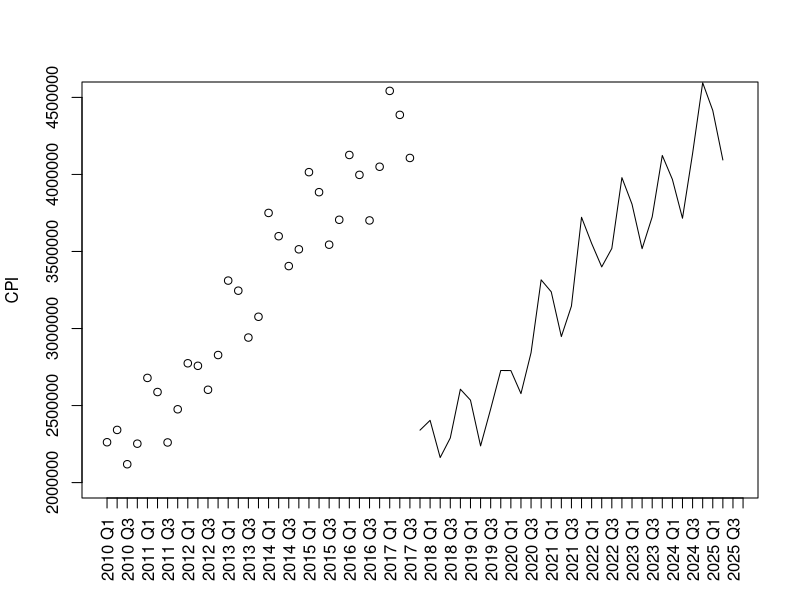

Reproduce this figure in R.
# allows reading of excel sheets
library(readxl)
# allows writing of excel sheets
library(writexl)
library(zoo)

excel_sheets('financial_recleaned.xlsx')
excel_sheets('new_stores.xlsx')

input_sheet = read_excel("financial_recleaned.xlsx", sheet=1, col_names = TRUE)
new_stores = read_excel("new_stores.xlsx", sheet=1, col_names = TRUE)

#new dataframe

# zoo sequence to name year/quarter
quarters <- as.yearqtr(2011 + seq(0, 30)/4)
format(quarters, "%Y Quarter %q")
quarters <-  as.numeric(quarters)


quarterly_indexes = c()
for (i in 0:90) {
  if (i%%3==0) {
    quarterly_indexes <- c(quarterly_indexes, 5+i)
  }
}

rev_used = as.numeric(t(input_sheet[7,quarterly_indexes]))
rev_wholesale = as.numeric(t(input_sheet[8,quarterly_indexes]))
rev_other = as.numeric(t(input_sheet[13,quarterly_indexes]))
rev_total = as.numeric(t(input_sheet[15,quarterly_indexes]))
#new_stores <- as.numeric(new_stores)
data <- data.frame(quarters, rev_used, rev_wholesale, rev_other, new_stores["nstores"], rev_total)
#rownames(data) <- quarters



fit <- lm(rev_total ~ quarters + rev_used, data=data)
#fit <- lm(rev_total ~ as.numeric(quarters), data=data)

summary(fit)
coef(fit)
x<-fitted(fit)

#c(data["rev_total"],rep(2011:2018))
#plot(c(data,rep(NA,12)),xaxt="n",ylab="CPI",xlab="",ylim=c(162,190))
#new.df <- data.frame(rev_used=c(3429247))
#predict(fit, )


#q <- as.numeric(quarters)
cpi<-c(rev_total)
#df <- data.frame(q,cpi)
#plot(df)+abline(lm(df$cpi~q))

#newQ <- as.data.frame(quarters)
#rep(newQ)

quarter<-rep(1:4,4)

plot(c(cpi,rep(NA,32)), xaxt="n", ylab="CPI",xlab="",ylim=c(2000000, 4500000))
#48, until 2025


#new_quarters <- as.yearqtr(2010 + seq(24, 47)/3)
#format(new_quarters, "%Y Quarter %q")
##new_quarters <-  as.numeric(new_quarters)
#newdata = data.frame(new_quarters)
#olddata = data.frame(quarters)

#old_data=data.frame(year=rep(c(2018, 2019, 2020, 2021, 2022, 2023, 2024, 2025), each=3), quarter=rep(1:3,1))
#testing=data.frame((year=new_quarters), quarter=rep(1:3,1))

year<-rep(2010:2025,each=4)
#newdata=data.frame(year=rep(c(2018, 2019, 2020, 2021, 2022, 2023, 2024, 2025), each=3), quarter=rep(1:3,1))
#newdata=data.frame(year=rep(c(2026, 2027, 2028, 2029, 2030, 2031, 2032, 2033), each=3), quarter=rep(1:3,1))


#predict(fit, newdata)
newdata=data.frame(year=rep(c(2018, 2019, 2020, 2021, 2022, 2023, 2024, 2025), each=4), quarter=rep(1:4,1))
newdata <- newdata[1:31,]
  



lines(32:62, predict(
  fit,
  newdata))
year<-rep(2010:2025,each=4)

axis(1,labels=paste(year,quarter,sep=" Q"),at=1:64,las=3)
#curve(fit, from=2010, to=2025, xlab="x", ylab="y")
#abline(coef(fit)[2010:2025])




